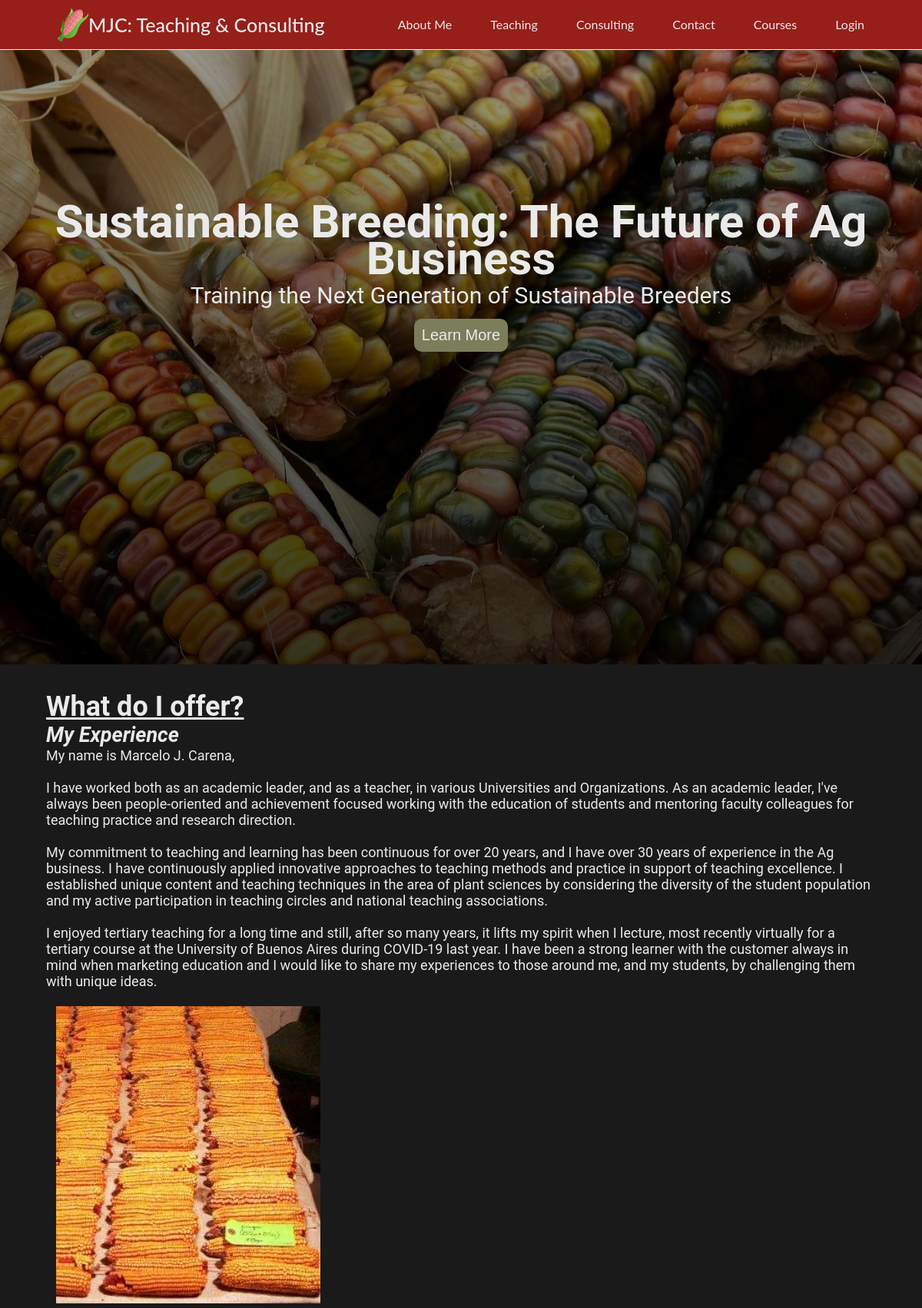
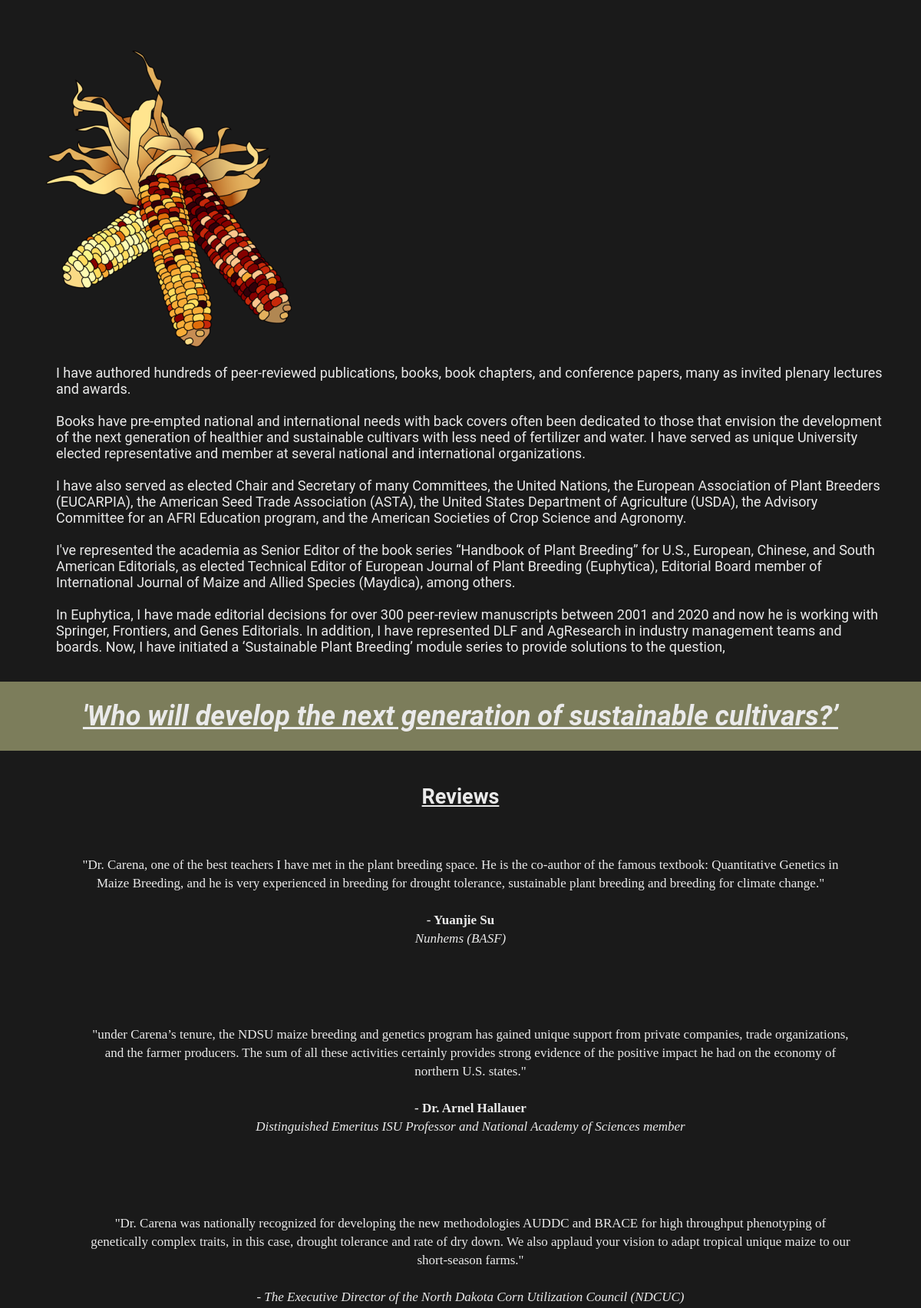
The page / (upper part) on the database its author committed (2 pictures, top to bottom).
### tables this page shows
CREATE TABLE `pages` (
  `id` int(11) NOT NULL,
  `pagenum` int(11) NOT NULL,
  `title1` varchar(100) DEFAULT NULL,
  `para1` text DEFAULT NULL,
  `img1` varchar(20) DEFAULT NULL,
  `title2` varchar(100) DEFAULT NULL,
  `para2` text DEFAULT NULL,
  `img2` varchar(20) DEFAULT NULL,
  `title3` varchar(100) DEFAULT NULL,
  `para3` text DEFAULT NULL,
  `img3` varchar(20) DEFAULT NULL,
  `title4` varchar(100) DEFAULT NULL,
  `reviewtext1` text DEFAULT NULL,
  `reviewtext2` text DEFAULT NULL,
  `reviewtext3` text DEFAULT NULL,
  `reviewtext4` text DEFAULT NULL
);

### index.php (the view, shortened to what this page needs)
<!DOCTYPE html>
<html lang="en">
    <head>
        <link rel="stylesheet" href="css/style.css" />
    </head>
<?php
    include('setup.php');
    $sql = "Select title1, para1, img1, para2, img2, para3, title4, reviewtext1, reviewtext2, reviewtext3, reviewtext4 from pages where pagenum=1";
    $result = $conn->query($sql);
if ($result->num_rows > 0) {
  while($row = $result->fetch_assoc()) {
        $title1 = $row["title1"];
        $para1 =$row["para1"];
        $img1 = $row["img1"];
        $para2 =$row["para2"];
        $img2 = $row["img2"];
        $para3 = $row["para3"];
        $title4 = $row["title4"];
        $reviewtext1 = $row["reviewtext1"];
        $reviewtext2 = $row["reviewtext2"];
        $reviewtext3 = $row["reviewtext3"];
  }
} else {
  echo "0 results";
}
    ?>
    <body>
        <?php include('components/header.php');?>
        <?php include('components/hero.php')?>
        <div class="section">
                <div class="col span_2_of_3">
                    <h1><u><?php print $title1 ?></u></h1>
                        <?php print $para1 ?>
                </div>
                <div class="col span_1_of_3">
                    <img class="home-img" src="images/<?php print $img1 ?>">
                </div>
        </div>
        <div class="section">
                <div class="col span_1_of_3">
                    <img class="home-img-2" src="images/<?php print $img2 ?>">
                </div>
                <div class="col span_2_of_3">
                    <?php print $para2 ?>
                </div>
            </div>
        <div class="home-impact-section col span_3_of_3">
                <div>
                    <?php print $para3 ?>
                </div>
            </div>
        <div class="section">
            <div class="home-review-title span_3_of_3">
                <?php print $title4 ?>
            </div>
            <div>
                <div class="review col span_1_of_4">
                    <?php print $reviewtext1 ?>
                </div>
                <div class="review col span_1_of_4">
                    <?php print $reviewtext2 ?>
                </div>
                <div class="review col span_1_of_4">
                    <?php print $reviewtext3 ?>
                </div>
            </div>
        </div>
    </body>
        <?php include('components/footer.php');?>
</html>

### css/style.css (style rules this page uses)
:root { --dl-color-paleyellow: #fffef3ff; --dl-color-red: #961f1aff; --dl-color-grey: #cbcbcbff; --dl-color-black: #1a1a1aff; --dl-color-green: #7c7d5bff; --dl-color-white: #eaeaeaff; }
* { margin: 0; padding: 0; box-sizing: border-box; }
.section { clear: both; padding: 0px; margin: 0px; width: 100%; height: 100%; background-color: var(--dl-color-black); padding-left: 5%; padding-right: 5%; overflow: hidden; padding-top: 2%; padding-bottom: 2%; }
.col { display: block; float:left; margin: 1% 0 1% 1.2%; }
.col:first-child { margin-left: 0; }
.span_3_of_3 { width: 100%; font-size: 1.8rem; font-family: 'Roboto', sans-serif; text-align: center; color: var(--dl-color-white); padding: 1rem; }
.span_2_of_3 { width: 66.26%; font-size: 1.8rem; font-family: 'Roboto', sans-serif; text-align: left; color: var(--dl-color-white); }
.span_1_of_3 { width: 32.53%; }
.span_1_of_4 { width: 24.1% }
body { width: 100%; height: 100%; }
html { font-size: 62.5%; }
.home-impact-section { clear: both; padding: 0px; margin: 0px; background-color: var(--dl-color-green); width: 100%; color: var(--dl-color-white); text-align: center; padding-top: 2%; padding-bottom: 2%; font-size: 2.4rem; font-family: 'Roboto', sans-serif; font-style: italic; }
.home-review-title { padding-top: 2rem; font-size: 1.8rem; font-family: 'Roboto', sans-serif; text-align: center; color: var(--dl-color-white); }
.review { font-size: 1.7rem; color: var(--dl-color-white); line-height: 2.4rem; text-align: center; padding: 4rem 4rem 4rem 4rem; overflow: hidden; }
@media only screen and (max-width: 1200px) { .span_1_of_4 { width: 100%; } }
@media only screen and (max-width: 1200px) { .span_2_of_3 { width: 100%; } }

### rows shown on the page
pages: title1 "What do I offer?", para1 "My Experience My name is Marcelo J. Carena, I have worked both as an academic leader, and as a teacher, in various Universities and Organizations. As an academic leader, I've always been people-oriented and achievement focused working with the education of students and mentoring faculty colleagues for teaching practice and research direction. My commitment to teaching and learning has been continuous for over 20 years, and I have over 30 years of experience in the Ag business. I have continuously applied innovative approaches to teaching methods and practice in support of teaching excellence. I established unique content and teaching techniques in the area of plant sciences by considering…", img1 (picture), img2 (picture), para2 "I have authored hundreds of peer-reviewed publications, books, book chapters, and conference papers, many as invited plenary lectures and awards. Books have pre-empted national and international needs with back covers often been dedicated to those that envision the development of the next generation of healthier and sustainable cultivars with less need of fertilizer and water. I have served as unique University elected representative and member at several national and international organizations. I have also served as elected Chair and Secretary of many Committees, the United Nations, the European Association of Plant Breeders (EUCARPIA), the American Seed Trade Association (ASTA), the…", para3 "'Who will develop the next generation of sustainable cultivars?’", title4 "Reviews", reviewtext1 "\"Dr. Carena, one of the best teachers I have met in the plant breeding space. He is the co-author of the famous textbook: Quantitative Genetics in Maize Breeding, and he is very experienced in breeding for drought tolerance, sustainable plant breeding and breeding for climate change.\" - Yuanjie Su Nunhems (BASF)", reviewtext2 "\"under Carena’s tenure, the NDSU maize breeding and genetics program has gained unique support from private companies, trade organizations, and the farmer producers. The sum of all these activities certainly provides strong evidence of the positive impact he had on the economy of northern U.S. states.\" - Dr. Arnel Hallauer Distinguished Emeritus ISU Professor and National Academy of Sciences member", reviewtext3 "\"Dr. Carena was nationally recognized for developing the new methodologies AUDDC and BRACE for high throughput phenotyping of genetically complex traits, in this case, drought tolerance and rate of dry down. We also applaud your vision to adapt tropical unique maize to our short-season farms.\" - The Executive Director of the North Dakota Corn Utilization Council (NDCUC)"
